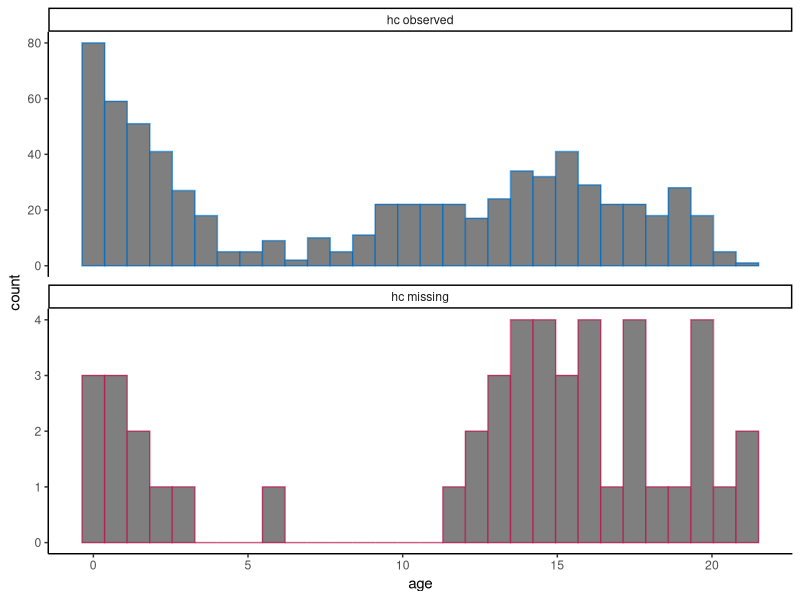
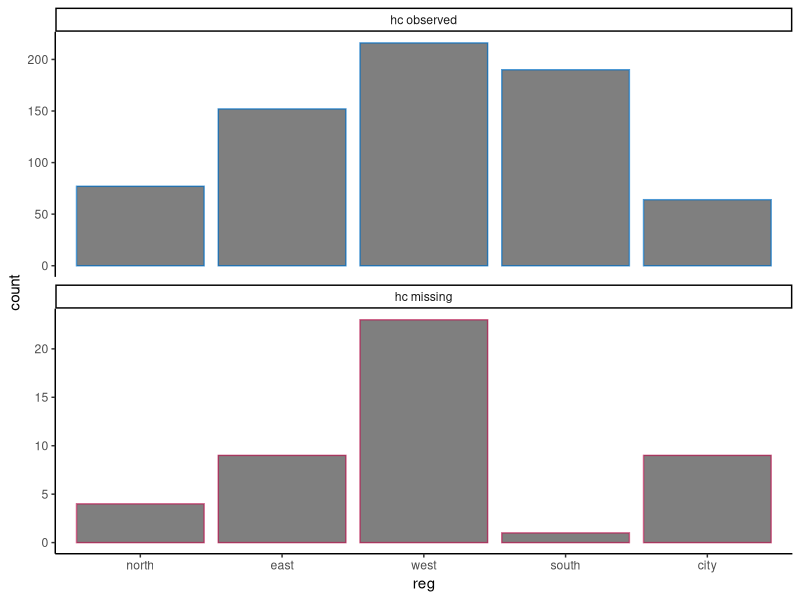
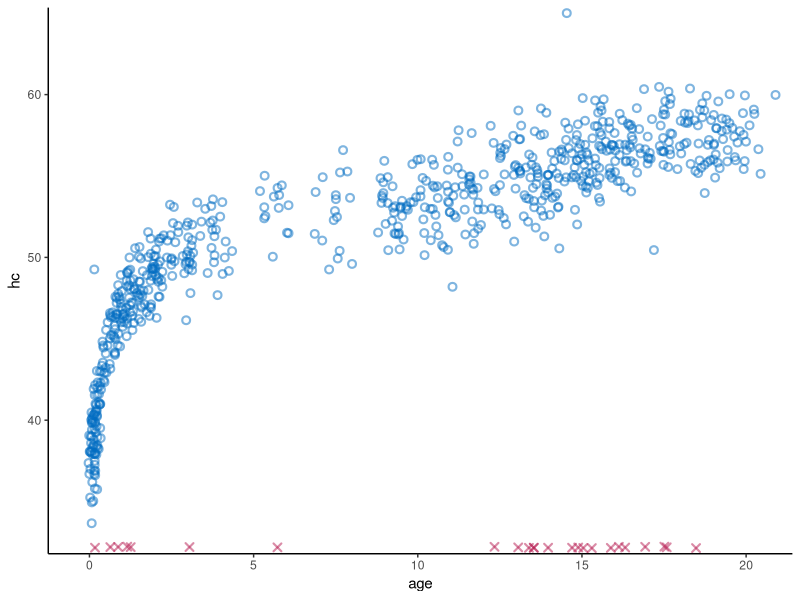
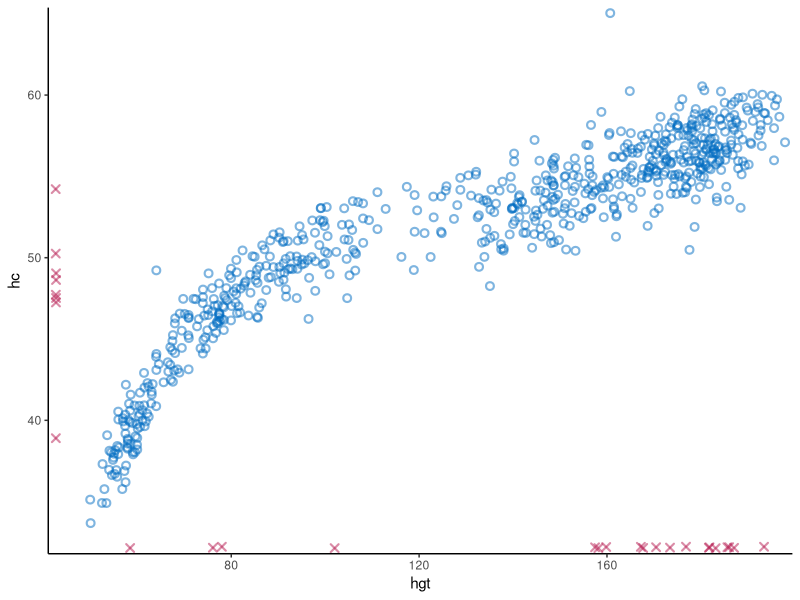
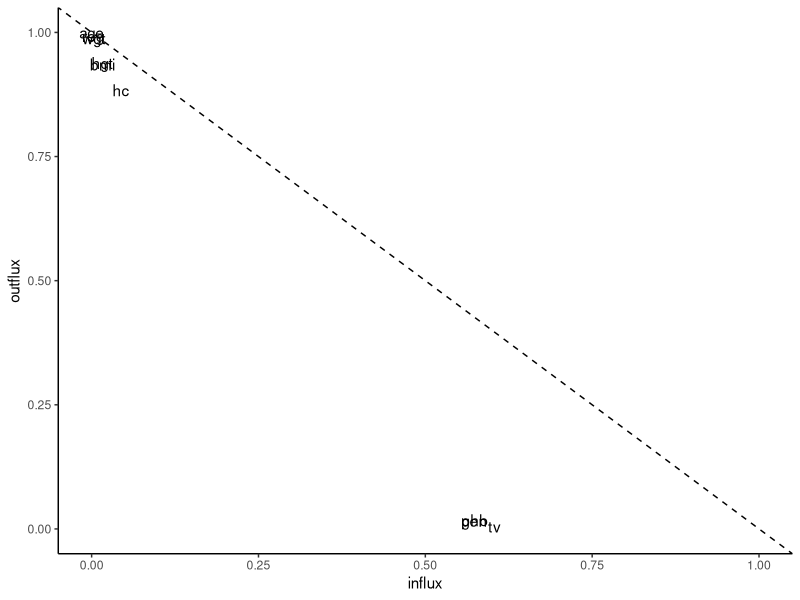

The R script that drew these images, in order: (Note: this script raises an error after producing the figures.)
## ---- chunk 1
knitr::opts_chunk$set(
  collapse = TRUE,
  comment = "#>"
)
## ---- chunk 2
# set-up environment
# library(shinymice)
library(tidyverse)
# example dataset
dat <- mice::boys
# example mids object
imp <- mice::mice(dat, printFlag = FALSE)

# define mice theme
theme_mice <- function() {
  # move this outside of the function to unnecessary avoid re-running
  ggplot2::update_geom_defaults("point", list(
    shape = 21,
    size = 1.9,
    stroke = 1.1,
    alpha = 0.5
  ))
  ggplot2::update_geom_defaults("boxplot", list(
    size = 1
  ))
  ggplot2::update_geom_defaults("line", list(
    size = 1
  ))
  # the actual theme settings
  theme <- list(
    ggplot2::theme_classic(),
    ggplot2::theme(legend.position = "bottom"),
    ggplot2::scale_color_manual(
      values = c(
        "Observed" = mice:::mdc(1),
        "Missing" = mice:::mdc(2),
        "Imputed" = mice:::mdc(2)
      )
    ),
    ggplot2::scale_fill_manual(
      values = c(
        "Observed" = mice:::mdc(1),
        "Missing" = mice:::mdc(2),
        "Imputed" = mice:::mdc(2)
      )
    )
  )
  return(theme)
}
## ---- chunk 3
# histogram/density plot
# plot_conditional <- function(dat, x, z) {
#   if (is.numeric(dat[[x]])) {
#     geom <- ggplot2::geom_density(ggplot2::aes(x = .data[[x]], y = ..count.., color = conditional))
#   } else {
#     geom <-
#       ggplot2::geom_bar(
#         ggplot2::aes(x = .data[[x]], color = conditional),
#         position = ggplot2::position_dodge(),
#         fill = "white"
#       )
#   }
#   dat %>%
#     dplyr::mutate(conditional = factor(
#       is.na(.data[[z]]),
#       levels = c(TRUE, FALSE),
#       labels = c("Missing", "Observed")
#     )) %>%
#     ggplot2::remove_missing(., vars = x) %>%
#     ggplot2::ggplot() +
#     geom +
#     theme_mice() +
#     ggplot2::labs(color = paste(z)) +
#     theme(legend.position = "top")
# }

plot_conditional <- function(dat, x, z) {
  if (is.numeric(dat[[x]])) {
    geom <- ggplot2::geom_histogram(ggplot2::aes(x = .data[[x]], color = conditional, fill = "white"))
  } else {
    geom <-
      ggplot2::geom_bar(
        ggplot2::aes(x = .data[[x]],
                     color = conditional, fill = "white")
      )
  }
  dat[!is.na(dat[[x]]),] %>%
    dplyr::mutate(conditional = factor(
      is.na(.data[[z]]),
      levels = c(FALSE, TRUE),
      labels = c("Observed", "Missing")
    )) %>%
    #ggplot2::remove_missing(., vars = x) %>%
    ggplot2::ggplot() +
    geom +
    theme_mice() +
    ggplot2::facet_wrap(~conditional, ncol = 1, scales = "free_y", labeller = ggplot2::labeller(conditional = c(paste(z, "observed"), paste(z, "missing")) %>% setNames( c("Observed", "Missing")))) +
    theme(legend.position = "none")
}

plot_conditional(dat, x = "age", z = "hc")
plot_conditional(dat, x = "reg", z = "hc") # look at skyline plots in mi, and at the legend position --> varname + missing (red) + observed (blue)
## ---- chunk 4
# scatterplot
plot_bivariate <- function(dat, x, y) {
  # set NA value and scale for variable 'x'
  if (is.numeric(dat[[x]])) {
    NA_x <-
      min(dat[[x]], na.rm = TRUE) - .05 * diff(range(dat[[x]], na.rm = TRUE))
    scale_x <- ggplot2::scale_x_continuous(expand = c(0.01, 0.01),
                                           limits = c(NA_x, max(dat[[x]])))
  } else {
    NA_x <- "NA"
    scale_x <-
      ggplot2::scale_x_discrete(expand = c(0.01, 0.01),
                                limits = c("NA", levels(dat[[x]])))
  }
  
  # set NA value and scale for variable 'y'
  if (is.numeric(dat[[y]])) {
    NA_y <-
      min(dat[[y]], na.rm = TRUE) - .05 * diff(range(dat[[y]], na.rm = TRUE))
    scale_y <- ggplot2::scale_y_continuous(expand = c(0.01, 0.01),
                                           limits = c(NA_y, max(dat[[y]])))
  } else {
    NA_y <- "NA"
    scale_y <-
      ggplot2::scale_y_discrete(expand = c(0.01, 0.01),
                                limits = c("NA", levels(dat[[y]])))
  }
  
  # add geom for NAs in the 'x' space
  if (any(is.na(dat[[x]]))) {
    geom_x <- ggplot2::geom_point(
      position = ggplot2::position_jitter(width = 0.1, height = 0.1),
      color = mice:::mdc(2),
      shape = 4,
      mapping = ggplot2::aes(x = NA_x, y = .data[[y]]),
      data = dat[is.na(dat[[x]]),]
    )
  } else {
    geom_x <- NULL
  }
  
  # add geom for NAs in the 'y' space
  if (any(is.na(dat[[y]]))) {
    geom_y <- ggplot2::geom_point(
      position = ggplot2::position_jitter(width = 0.1, height = 0.1),
      color = mice:::mdc(2),
      shape = 4,
      mapping = ggplot2::aes(x = .data[[x]], y = NA_y),
      data = dat[is.na(dat[[y]]),]
    )
  } else{
    geom_y <- NULL
  }
  
  # add geom for NAs in the 'x' and 'y' space
  if (any(is.na(dat[[x]]) & is.na(dat[[y]]))) {
    geom_xy <- ggplot2::geom_point(
      position = ggplot2::position_jitter(width = 0.1, height = 0.1),
      color = mice:::mdc(2),
      shape = 4,
      mapping = ggplot2::aes(x = NA_x, y = NA_y),
      data = dat[is.na(dat[[x]]) & is.na(dat[[y]]),]
    )
  } else{
    geom_xy <- NULL
  }
  
  # plot
  p <- dat %>% ggplot2::ggplot() +
    ggplot2::geom_point(
      ggplot2::aes(x = .data[[x]], y = .data[[y]]),
      position = ggplot2::position_jitter(width = 0.1, height = 0.1),
      color = mice::mdc(1)
    ) +
    geom_x +
    geom_y +
    geom_xy +
    theme_mice() +
    scale_x +
    scale_y 
  
  # output
  return(p)
}
plot_bivariate(dat, x = "age", y = "hc")
plot_bivariate(dat, x = "hgt", y = "hc") # instead of .5*SD take 10% of the range instead!
# and add a grey area to distinguish the missing and observed parts of the plot
## ---- chunk 5
# md pattern

## ---- chunk 6
# plot in- and outflux of incomplete data
plot_flux <- function(dat){
  flx <- mice::flux(dat)
  p <- flx %>% ggplot2::ggplot() +
    ggplot2::geom_text(
      ggplot2::aes(x = influx, y = outflux, label = rownames(flx))
    ) +
    geom_abline(intercept = 1, slope = -1, linetype = "dashed") +
    lims(x = c(0,1), y = c(0,1)) +
    theme_classic()
  return(p)
}
plot_flux(dat)
## ---- chunk 7

# make chain means and variances tidy
preprocess_thetas <- function(imp) {
  d <- imp$chainMean %>%
    dplyr::na_if(., "NaN") %>%
    as.data.frame() %>%
    dplyr::mutate(var = row.names(.), theta = "Chain means") %>%
    rbind(
      .,
      imp$chainVar %>%
        sqrt() %>%
        as.data.frame(.) %>%
        dplyr::mutate(var = row.names(.), theta = "Chain standard deviations")
    ) %>%
    tidyr::pivot_longer(-c(var, theta)) %>%
    cbind(.it = as.integer(1:imp$iteration),
          .imp = as.factor(rep(1:imp$m, each = imp$iteration)))
  return(d)
}
# test
trace_dat <- preprocess_thetas(imp)

trace_one_variable <- function(d, x) {
  # plot one variable
  p <- d[d$var == x,] %>%
    ggplot2::ggplot() +
    ggplot2::geom_line(ggplot2::aes(x = .it, y = value, color = .imp)) +
    ggplot2::facet_wrap( ~ theta, scales = "free", ncol = 2) +
    ggplot2::theme_classic() +
    ggplot2::theme(
      strip.background = element_rect(colour = "white"),
      strip.text = element_text(face = "bold", size = 11)
    ) +
    ggplot2::labs(x = "Iteration",
                  y = paste0("Variable: '", x, "'"),
                  color = "Imputation")
  # show message to user when variable is completely observed
  if (all(is.na(p$data$value))) {
    p <-
      p + ggplot2::geom_text(ggplot2::aes(
        x = median(as.numeric(d$.imp)),
        y = 0,
        label = "No \n imputations \n to show"
      ),
      color = "grey")
  }
  return(p)
}
#test
trace_one_variable(trace_dat, x = "hgt")
trace_one_variable(trace_dat, x = "age")
## ---- chunk 8
# preprocess
prepare_plotting <- function(mids, x, y = NULL) {
  imps <- mids$imp[[x]] %>%
    dplyr::mutate(.id = row.names(.)) %>%
    tidyr::pivot_longer(
      cols = 1:mids$m,
      names_to = ".imp",
      values_to = x,
      names_transform = list(.imp = as.numeric)
    )
  
  # preprocess incomplete data
  d <-
    mids$data %>%
    dplyr::mutate(.id = rownames(.)) %>%
    .[c(x, y, ".id")] %>%
    cbind(.imp = 0)
  
  # combine incomplete and imputed data
    cd <- d %>%
      dplyr::bind_rows(., imps) %>%
      dplyr::mutate(imputed = ifelse(.imp > 0, 'Imputed', 'Observed'))
  
  return(cd)
}

# test
x = "hc"
y = "reg"
plot_dat <- prepare_plotting(mids = imp, x = x, y = y)
plot_dat2 <- prepare_plotting(mids = imp, x = y, y = x)
a <- dplyr::full_join(plot_dat, plot_dat2)
## ---- chunk 9
# stripplot
m = 5
geom_stripplot <- function(x, m, ...) {
  p <- list(
    ggplot2::geom_jitter(
      ggplot2::aes(
        x = as.factor(.data$.imp),
        y = .data[[x]],
        color = .data$imputed
      ),
      height = 0,
      width = 0.25, 
      ...
    ),
    ggplot2::scale_x_discrete(limits = as.character(0:m)),
    ggplot2::labs(
      x = "Imputation (0 = observed data)",
      y = paste0("Variable: '", x, "'"),
      color = "",
      fill = "",
      size = ""
    )
  )
  return(p)
}

plot_dat %>%
  ggplot2::ggplot() +
  geom_stripplot(x, m)
## ---- chunk 10

plot_dat %>%
  ggplot2::ggplot() +
  geom_stripplot(x, m) +
  theme_mice()
## ---- chunk 11
geom_bwplot <- function(x, m){
  list(
    ggplot2::geom_boxplot(
      ggplot2::aes(
        x = as.factor(.data$.imp),
        y = .data[[x]],
        color = .data$imputed
      ),
      width = 0.5
    ),
    ggplot2::scale_x_discrete(limits = as.character(0:m)),
    ggplot2::labs(
      x = "Imputation (0 = observed data)",
      y = paste0("Variable: '", x, "'"),
      color = "",
      fill = "",
      size = ""
    ))
}

plot_dat %>% 
  ggplot2::ggplot() +
  geom_bwplot(x, m = imp$m) + 
  theme_mice()

# try to combine this with the stripplot??
plot_dat %>%
  ggplot2::ggplot() +
  geom_bwplot(x, m) + 
  geom_stripplot(x, m, alpha = 0.1) +
  theme_mice()

## ---- chunk 12
geom_densityplot <- function(x, m){
  list(ggplot2::geom_density(
    ggplot2::aes(
    x = .data[[x]],
    group = .data$.imp,
    color = .data$imputed,
    size = .data$imputed)),
    ggplot2::scale_size_manual(values = c(0.5, 1) %>% setNames(c("Imputed", "Observed")))
)}


plot_dat %>% na.omit() %>% 
  ggplot2::ggplot() +
  geom_densityplot(x, m = imp$m) + 
  theme_mice()


## ---- chunk 13
# At some point, try to do this for histograms too? See https://github.com/amices/shinyMice/blob/Enhancements/R/gg.barplot.R

# geom_densityplot <- function(x, m){
#   list(ggplot2::geom_density(
#     ggplot2::aes(
#     x = .data[[x]],
#     group = .data$.imp,
#     color = .data$imputed,
#     size = .data$imputed)),
#     ggplot2::scale_size_manual(values = c(0.5, 1) %>% setNames(c("Imputed", "Observed")))
# )}
# 
# plot_dat %>% 
#   ggplot2::ggplot() +
#   geom_densityplot(x, m = imp$m) + 
#   theme_mice()
## ---- chunk 14
geom_xyplot <- function(x, y, m) {
  list(ggplot2::geom_point(
    ggplot2::aes(
    x = .data[[x]],
    y = .data[[y]],
    color = .data$imputed
    )))}

plot_dat %>% na.omit() %>% 
  ggplot2::ggplot() +
  geom_densityplot(x, m = imp$m) + 
  theme_mice()
